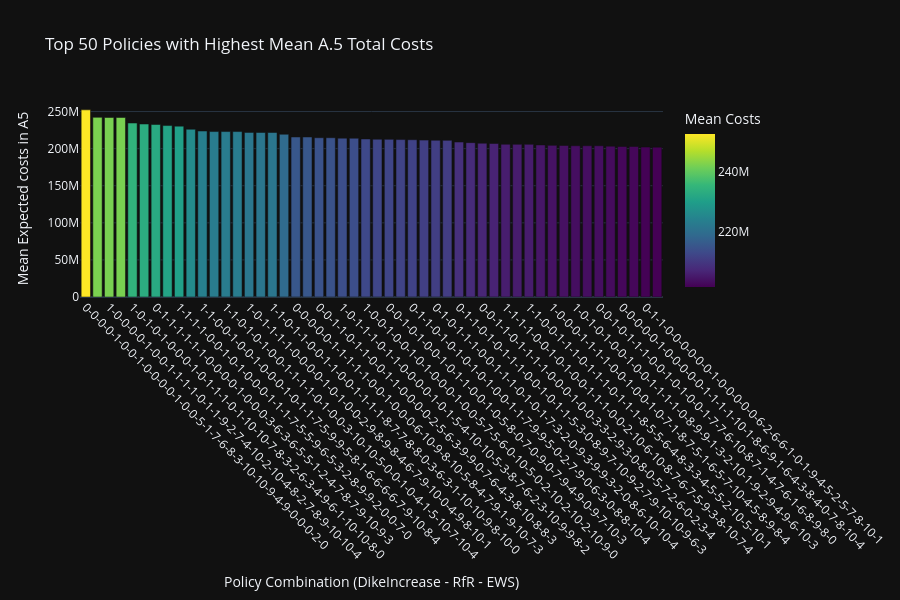

Notebook source saved alongside this figure:
### Code cell
high_costs = policy_summary_costs.nlargest(50, 'mean_costs')

# Step 6: Create a unique identifier for each policy (optional)
high_costs['policy_id'] = high_costs[policy_levers].astype(str).agg('-'.join, axis=1)

# Step 7: Create interactive Plotly bar chart
fig = px.bar(
    high_costs,
    x='policy_id',
    y='mean_costs',
    hover_data=policy_levers + [policy_col],
    color='mean_costs',
    color_continuous_scale='Viridis',
    title=f"Top 50 Policies with Highest Mean {costs_col}",
    labels={'policy_id': 'Policy Combination', 'mean_costs': 'Mean Expected costs in A5'}
)

fig.update_layout(
    xaxis_tickangle=45,
    xaxis_title="Policy Combination (DikeIncrease - RfR - EWS)",
    yaxis_title="Mean Expected costs in A5",
    coloraxis_colorbar=dict(title="Mean Costs"),
    width=900,
    height=600
)

fig.show()

### Figure 1 — Plotly figure (JSON) as saved in the notebook; plotly's stock layout.template omitted (floating-point values rounded to 4 significant figures; data arrays with more than 128 entries replaced by an {"elided": "..."} marker saying what was removed)
{"data": [{"alignmentgroup": "True", "customdata": {"elided": "50x32 int values"}, "hovertemplate": "Policy Combination=%{x}<br>Mean Expected costs in A5=%{marker.color}<br>0_RfR 0=%{customdata[0]}<br>0_RfR 1=%{customdata[1]}<br>0_RfR 2=%{customdata[2]}<br>1_RfR 0=%{customdata[3]}<br>1_RfR 1=%{customdata[4]}<br>1_RfR 2=%{customdata[5]}<br>2_RfR 0=%{customdata[6]}<br>2_RfR 1=%{customdata[7]}<br>2_RfR 2=%{customdata[8]}<br>3_RfR 0=%{customdata[9]}<br>3_RfR 1=%{customdata[10]}<br>3_RfR 2=%{customdata[11]}<br>4_RfR 0=%{customdata[12]}<br>4_RfR 1=%{customdata[13]}<br>4_RfR 2=%{customdata[14]}<br>A.1_DikeIncrease 0=%{customdata[15]}<br>A.1_DikeIncrease 1=%{customdata[16]}<br>A.1_DikeIncrease 2=%{customdata[17]}<br>A.2_DikeIncrease 0=%{customdata[18]}<br>A.2_DikeIncrease 1=%{customdata[19]}<br>A.2_DikeIncrease 2=%{customdata[20]}<br>A.3_DikeIncrease 0=%{customdata[21]}<br>A.3_DikeIncrease 1=%{customdata[22]}<br>A.3_DikeIncrease 2=%{customdata[23]}<br>A.4_DikeIncrease 0=%{customdata[24]}<br>A.4_DikeIncrease 1=%{customdata[25]}<br>A.4_DikeIncrease 2=%{customdata[26]}<br>A.5_DikeIncrease 0=%{customdata[27]}<br>A.5_DikeIncrease 1=%{customdata[28]}<br>A.5_DikeIncrease 2=%{customdata[29]}<br>EWS_DaysToThreat=%{customdata[30]}<br>policy=%{customdata[31]}<extra></extra>", "legendgroup": "", "marker": {"color": [252300000.0, 242200000.0, 242000000.0, 242000000.0, 234500000.0, 233200000.0, 232500000.0, 231100000.0, 230400000.0, 226100000.0, 223700000.0, 223000000.0, 223000000.0, 223000000.0, 221900000.0, 221800000.0, 221700000.0, 219300000.0, 215700000.0, 215700000.0, 214700000.0, 214700000.0, 214200000.0, 214100000.0, 213100000.0, 212700000.0, 212500000.0, 212200000.0, 212000000.0, 211500000.0, 211400000.0, 211200000.0, 208900000.0, 208100000.0, 207300000.0, 206900000.0, 206000000.0, 205800000.0, 205800000.0, 205000000.0, 204400000.0, 204200000.0, 203900000.0, 203900000.0, 203900000.0, 203400000.0, 202900000.0, 202900000.0, 202100000.0, 202000000.0], "coloraxis": "coloraxis", "pattern": {"shape": ""}}, "name": "", "offsetgroup": "", "orientation": "v", "showlegend": false, "textposition": "auto", "x": ["0-0-0-0-1-0-0-1-0-0-0-0-1-0-0-5-1-7-6-8-3-10-10-9-4-9-0-0-0-2-0", "1-0-0-0-0-1-1-0-0-0-1-0-1-0-1-10-10-0-2-1-0-8-9-1-6-9-2-9-10-10-2", "1-0-0-0-0-1-0-0-1-1-1-1-0-1-1-9-2-7-4-10-2-10-4-8-2-7-8-9-10-10-4", "1-1-1-0-0-0-0-1-1-1-1-1-0-1-0-4-0-9-0-3-7-5-2-4-8-9-2-9-10-10-3", "1-0-1-0-1-0-0-0-1-0-1-1-1-0-1-10-10-7-8-3-2-6-3-4-9-6-1-10-10-8-0", "0-1-0-1-0-0-1-0-1-0-1-0-1-1-0-7-1-4-10-4-10-5-7-4-10-1-2-10-9-9-4", "0-1-1-1-1-1-1-0-0-0-0-1-0-0-0-3-6-3-6-5-5-1-2-4-7-8-7-9-10-9-3", "1-0-0-1-1-1-0-0-0-1-1-0-1-0-0-5-4-4-0-4-7-2-8-7-9-4-3-8-10-10-1", "1-1-1-1-0-0-1-0-1-0-0-0-1-1-1-7-5-5-9-6-5-3-2-8-9-9-2-0-0-7-0", "1-1-0-0-0-0-0-0-0-0-0-1-1-1-1-1-4-1-1-9-9-9-10-0-1-6-1-10-10-7-1", "1-1-0-0-1-0-0-1-0-0-0-1-0-1-1-7-5-9-9-5-8-1-6-6-6-6-7-9-10-8-4", "1-0-0-0-1-1-0-0-1-1-1-0-0-0-1-1-0-9-4-6-8-7-2-2-5-0-6-10-7-10-0", "1-1-0-1-0-1-0-0-1-1-1-1-0-1-0-0-3-10-10-5-0-0-1-0-4-1-5-10-7-10-4", "0-0-1-0-0-1-0-1-0-1-1-1-0-0-1-9-5-8-1-0-3-7-6-7-4-9-3-10-7-10-2", "1-0-1-1-1-1-0-0-0-0-1-0-1-0-0-2-9-8-9-8-4-6-7-9-10-0-4-9-8-10-1", "1-1-1-0-1-0-0-1-0-1-0-0-1-0-0-7-1-2-6-2-0-3-10-2-3-5-2-9-8-10-1", "1-1-0-1-1-0-0-1-1-0-0-1-1-1-1-8-7-7-8-8-0-3-6-3-1-10-10-9-8-10-0", "1-0-0-0-1-0-1-0-0-0-0-0-1-1-0-3-8-3-7-1-9-3-8-2-8-10-4-0-1-5-4", "0-0-0-0-0-1-1-1-1-1-0-0-1-0-0-0-6-10-9-8-10-5-8-4-7-9-1-9-10-7-3", "0-1-1-0-1-0-0-1-1-0-1-0-1-0-0-10-5-4-5-0-5-5-1-6-5-0-1-9-10-7-3", "0-0-1-1-0-1-1-0-0-1-1-0-0-0-0-2-5-6-3-9-9-0-7-6-4-3-8-10-8-8-3", "0-0-0-0-1-1-0-1-1-1-1-1-1-0-1-4-3-8-5-3-7-9-9-3-2-2-4-10-8-8-3", "1-0-1-1-1-0-1-1-0-0-0-0-1-0-1-5-4-10-10-5-3-8-7-6-2-3-10-9-9-8-2", "0-0-0-1-0-0-1-1-0-0-1-1-0-0-0-0-1-10-5-1-10-8-3-4-0-7-10-10-7-9-4", "1-0-0-1-0-0-1-0-1-0-0-0-1-0-0-5-7-5-6-0-10-5-0-2-10-2-10-2-10-9-0", "1-0-0-1-0-0-1-0-0-1-1-0-0-0-0-8-4-10-10-7-4-8-4-10-2-6-1-9-8-9-4", "0-0-1-0-1-0-0-1-0-1-1-0-0-1-0-5-8-0-7-0-9-0-7-9-4-9-0-9-7-10-3", "1-0-1-1-1-0-0-1-1-0-0-0-1-1-0-6-3-6-0-2-1-5-1-10-0-2-1-7-10-9-2", "0-1-1-0-1-0-1-0-1-0-1-0-0-1-1-7-9-9-5-0-2-7-9-0-6-3-0-8-8-10-4", "1-0-0-1-1-0-1-0-1-0-0-1-1-1-1-10-10-8-6-0-10-7-9-5-7-1-9-10-10-5-4", "0-1-0-1-1-1-0-0-1-1-1-0-1-0-1-7-3-2-0-9-3-9-9-3-2-0-8-6-10-10-4", "0-1-0-0-0-0-1-1-0-0-1-1-1-1-1-7-0-2-1-5-2-1-0-1-6-2-10-7-9-10-2", "0-1-1-0-1-0-1-1-1-0-0-1-0-1-1-5-3-0-8-9-7-10-9-2-7-9-10-10-9-6-3", "0-1-0-1-1-1-1-1-0-0-1-0-0-0-0-5-8-4-8-5-7-1-10-1-2-9-10-9-10-6-4", "0-0-1-1-0-1-1-1-1-0-0-0-1-0-0-3-3-2-9-3-0-8-0-5-7-2-6-0-2-3-4", "0-0-0-0-1-1-0-0-1-0-1-1-0-1-1-4-5-10-4-4-1-0-6-0-9-5-5-10-8-7-3", "1-1-1-1-0-0-1-0-1-0-0-1-1-1-0-0-2-10-6-10-8-7-6-7-5-9-3-8-10-7-4", "0-1-0-1-1-1-0-0-0-1-0-1-0-0-1-1-0-10-5-8-8-1-10-2-0-8-3-10-7-8-1", "1-1-0-0-1-1-1-0-1-1-1-0-1-1-1-8-5-5-6-4-8-3-3-4-5-5-2-10-5-10-1", "0-0-1-1-0-0-0-0-1-0-0-1-1-0-1-6-10-3-4-5-3-2-6-9-7-6-8-10-10-4-4", "1-0-0-0-1-1-1-1-0-0-1-0-0-1-0-7-1-8-7-5-1-6-5-7-10-4-5-8-9-8-4", "0-1-0-0-0-1-1-0-1-0-0-0-1-0-1-7-1-0-1-1-9-1-4-2-8-9-0-1-10-8-3", "1-0-1-0-1-0-0-1-0-0-1-1-1-1-0-8-9-9-1-3-2-10-1-9-2-9-4-9-6-10-3", "1-0-1-1-0-1-1-1-0-0-1-1-0-1-1-0-5-9-5-10-4-4-10-0-3-9-7-8-9-8-4", "0-0-1-0-1-1-1-0-0-1-0-1-0-0-1-7-7-6-10-8-7-1-4-7-6-1-6-8-9-8-0", "1-0-0-0-0-0-0-0-0-0-0-1-1-0-0-7-7-6-9-10-9-10-6-5-6-6-0-8-8-9-2", "0-0-0-0-0-1-0-0-0-0-0-1-1-1-1-10-1-8-6-9-1-6-4-3-8-4-0-7-8-10-4", "1-0-1-1-0-1-0-0-1-0-0-1-0-1-1-8-6-0-2-5-1-1-3-7-3-7-5-8-7-10-3", "0-1-1-0-0-0-0-0-0-1-0-0-0-0-0-6-2-6-6-1-0-1-9-4-5-2-5-7-8-10-1", "0-0-0-1-0-1-0-0-1-1-0-1-0-0-0-3-9-0-1-3-6-2-1-0-3-10-4-7-8-10-1"], "xaxis": "x", "y": [252300000.0, 242200000.0, 242000000.0, 242000000.0, 234500000.0, 233200000.0, 232500000.0, 231100000.0, 230400000.0, 226100000.0, 223700000.0, 223000000.0, 223000000.0, 223000000.0, 221900000.0, 221800000.0, 221700000.0, 219300000.0, 215700000.0, 215700000.0, 214700000.0, 214700000.0, 214200000.0, 214100000.0, 213100000.0, 212700000.0, 212500000.0, 212200000.0, 212000000.0, 211500000.0, 211400000.0, 211200000.0, 208900000.0, 208100000.0, 207300000.0, 206900000.0, 206000000.0, 205800000.0, 205800000.0, 205000000.0, 204400000.0, 204200000.0, 203900000.0, 203900000.0, 203900000.0, 203400000.0, 202900000.0, 202900000.0, 202100000.0, 202000000.0], "yaxis": "y", "type": "bar"}], "layout": {"xaxis": {"anchor": "y", "domain": [0.0, 1.0], "title": {"text": "Policy Combination (DikeIncrease - RfR - EWS)"}, "tickangle": 45}, "yaxis": {"anchor": "x", "domain": [0.0, 1.0], "title": {"text": "Mean Expected costs in A5"}}, "coloraxis": {"colorbar": {"title": {"text": "Mean Costs"}}, "colorscale": [[0.0, "#440154"], [0.1111, "#482878"], [0.2222, "#3e4989"], [0.3333, "#31688e"], [0.4444, "#26828e"], [0.5556, "#1f9e89"], [0.6667, "#35b779"], [0.7778, "#6ece58"], [0.8889, "#b5de2b"], [1.0, "#fde725"]]}, "legend": {"tracegroupgap": 0}, "title": {"text": "Top 50 Policies with Highest Mean A.5 Total Costs"}, "barmode": "relative", "width": 900, "height": 600}}
